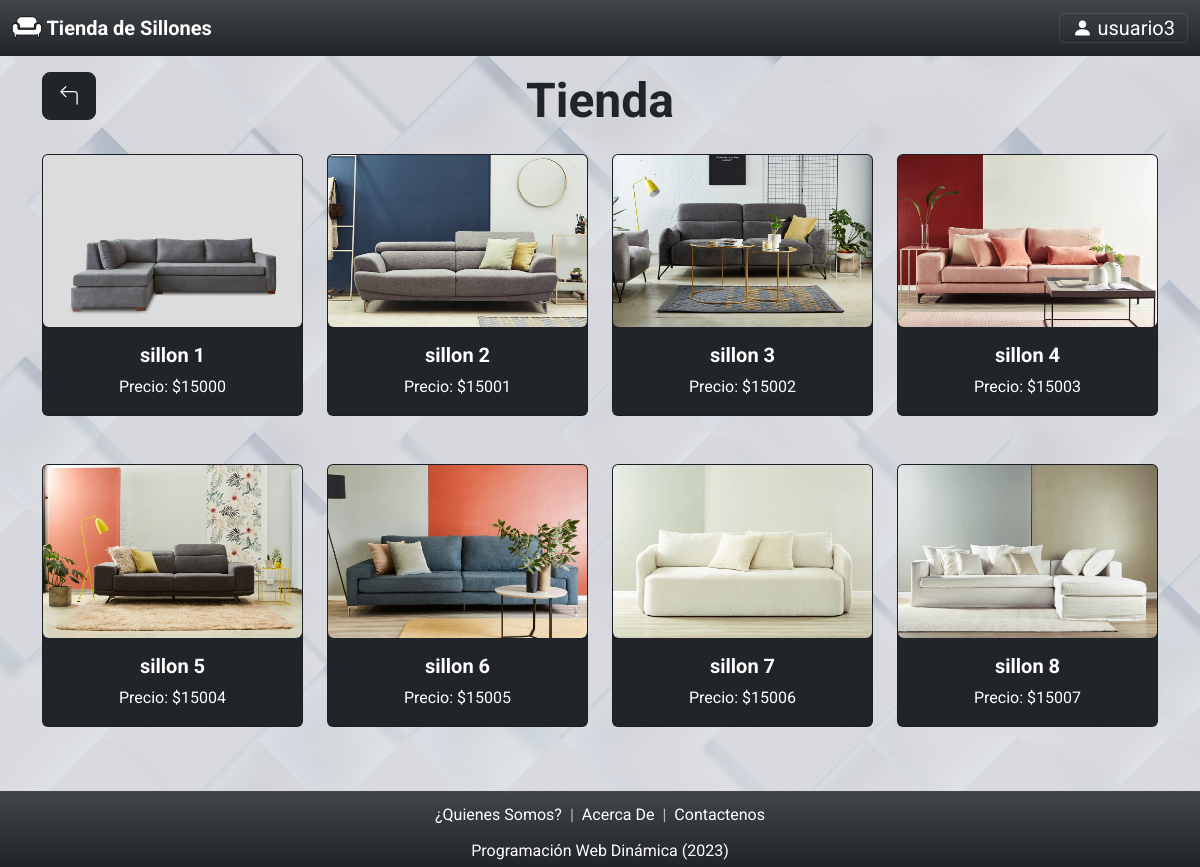
The page /vista/paginas/tienda.php (signed in) on the database its author committed.
### tables this page shows
CREATE TABLE `usuario` (
    `idusuario` bigint(20) NOT NULL,
    `usnombre` varchar(50) NOT NULL,
    `uspass` varchar(32) NOT NULL,
    `usmail` varchar(50) NOT NULL,
    `usdeshabilitado` timestamp NULL DEFAULT NULL
);

CREATE TABLE `producto` (
    `idproducto` bigint(20) NOT NULL,
    `pronombre` varchar(100) NOT NULL,
    `prodetalle` varchar(50) NOT NULL,
    `proprecio` int(11) NOT NULL,
    `prodeshabilitado` timestamp NULL DEFAULT current_timestamp(),
    `procantstock` int(11) NOT NULL
);

### vista/paginas/tienda.php (the view, shortened to what the rows shown need)
<?php
    include_once("../estructura/encabezadoPrivado.php");
    if (isset($arregloSubMenu)) {
        $i = 0;
        $subMenuDeshabilitado = false;
        while (($i < count($arregloSubMenu)) && (!$subMenuDeshabilitado)) {
            $subMenuActual = $arregloSubMenu[$i];
            if ($subMenuActual -> getMedeshabilitado() != 'null') {
                $subMenuDeshabilitado = true;
            }
            $i++;
        }
        $i = 0;
        $existeSubMenu = false;
        while (($i < count($arregloSubMenu)) && (!$existeSubMenu)) {
            $subMenuActual = $arregloSubMenu[$i];
            if ($subMenuActual -> getMedescripcion() == "tienda") {
                $existeSubMenu = true;
            }
            $i++;
        }
    }
    $permiso = false;
    foreach ($arregloMenu as $menu){
        if (($menu -> getObjMenu() -> getMedescripcion() == "tienda") && ($menu -> getObjMenu() -> getMedeshabilitado() == NULL) && $rolActivo -> getIdrol() == 3) {
            $permiso = true;
        }
    }
    if (!$permiso) {
        echo "<a class='btn btn-lg btn-dark text-center text-white float-start position-absolute d-flex justify-content-start mt-2' href='inicio.php'><i class='bi bi-arrow-90deg-left'></i></a>";
        echo "<br><br><br><h1 class='display-5 pb-3 fw-bold'>No puede acceder a la tienda ya que no tiene los permisos necesarios en su rol o el menú se encuentra deshabilitado.</h1>";
    } else {
?>
<h1 class="display-5 pb-3 fw-bold">Tienda</h1>
<?php
    $objAbmProducto = new AbmProducto();
    $arregloProductos = $objAbmProducto -> buscar(NULL);
    echo '<div class="row text-center">';
        foreach ($arregloProductos as $producto){
            if ($producto -> getProdeshabilitado() == NULL && $producto -> getProcantstock() > 0) {
                echo "<div class='col-3 mb-5'>";
                echo "    <div class='card text-white bg-dark'>";
                $archivo = "../img/productos/" . $producto->getIdproducto() . ".jpg";
                if (file_exists($archivo)){
                    echo "    <img src='../img/productos/" . $producto -> getIdproducto() . ".jpg' class='card-img-top rounded-bottom' alt='articulo de tienda'>";
                } else {
                    echo "    <img src='../img/productos/0.jpg' class='card-img-top rounded-bottom' alt='articulo de tienda'>";
                }
                echo "        <div class='card-body'>";
                echo "            <h5 class='card-title fw-bolder'>" . $producto -> getPronombre() . "</h5>";
                echo "            <p class='card-text'>Precio: $" . $producto -> getProprecio() . "</p>";
                echo "        </div>";
                echo "    </div>";
                echo "</div>";
            }
        }
    echo '</div>';
?>
<?php
    }
    include_once("../estructura/pie.php");
?>

### vista/estructura/encabezadoPrivado.php (shortened to what the rows shown need)
<!DOCTYPE html>
<html lang="en">
    <head>
        <link rel="stylesheet" href="../css/style.css">
        <link rel="stylesheet" href="../../util/jquery-easyui-1.10.17/themes/black/easyui.css">
        <link rel="stylesheet" href="../../util/jquery-easyui-1.10.17/themes/icon.css">
        <link rel="stylesheet" href="https://cdn.jsdelivr.net/npm/bootstrap-icons@1.11.1/font/bootstrap-icons.css">
        <link href="https://cdn.jsdelivr.net/npm/bootstrap@5.3.2/dist/css/bootstrap.min.css" rel="stylesheet">
    </head>
    <body>
        <?php
            $datos = data_submitted();
            $sesionActual = new Session();
            $roles = $sesionActual -> getRol();
            $rolActivo = NULL;
            if (count($roles) > 0) {
                if (isset($datos["idrol"])){
                    $sesionActual -> establecerRolActivo($datos["idrol"]);
                    $rolActivo = $sesionActual -> obtenerRolActivo();
                } else {
                    $rolActivo = $sesionActual -> obtenerRolActivo();
                }
                if ($rolActivo == []) {
                    $rolActivo = $roles[0];
                }
                $objAbmMenuRol = new AbmMenuRol();
                $arregloMenu = $objAbmMenuRol -> buscar(['idrol' => $rolActivo -> getIdrol()]);
                if (count($arregloMenu) > 0){
                    $ObjAbmMenu = new AbmMenu();
                    $arregloMenuPadre = $ObjAbmMenu -> buscar(['idmenu' => $rolActivo -> getIdrol()]);
                    if (count($arregloMenuPadre) > 0){
                        $idMenuPadre = $arregloMenuPadre[0] -> getIdmenu();
                        $arregloSubMenu = $ObjAbmMenu -> buscar(['idpadre' => $idMenuPadre]);
                    }
                }
            } else {
                header("Location:../accion/cerrarSesion.php");
            }
        ?>
        <header>
            <nav class="navbar bg-dark bg-gradient navbar-dark fixed-top">
                <div class="container-fluid">
                    <button
                        type="button"
                        class="navbar-toggler collapsed"
                        data-bs-target="#navbarNav"
                        data-bs-toggle="collapse"
                        aria-controls="navbarNav"
                        aria-expanded="false"
                        aria-label="Toggle navigation"
                    >
                        <span class="text-white bi bi-person-fill"> <?php echo $sesionActual->getUsuario()->getusnombre(); ?></span>
                    </button>
                </div>
            </nav>
        </header>
        <section>
            <div class="content text-center w-100">
                <div class="container mt-2 d-grid gap-5">
                    <div class="py-3">

### rows shown on the page
usuario: usnombre "usuario3"
producto: shows a picture, pronombre "sillon 1", proprecio "15000"
producto: shows a picture, pronombre "sillon 2", proprecio "15001"
producto: shows a picture, pronombre "sillon 3", proprecio "15002"
producto: shows a picture, pronombre "sillon 4", proprecio "15003"
producto: shows a picture, pronombre "sillon 5", proprecio "15004"
producto: shows a picture, pronombre "sillon 6", proprecio "15005"
producto: shows a picture, pronombre "sillon 7", proprecio "15006"
producto: shows a picture, pronombre "sillon 8", proprecio "15007"
